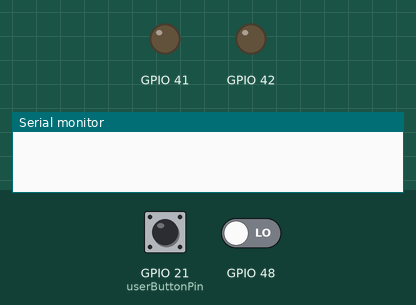
This program was run on a simulated ESP32-S3. On the bench: output pins drawn as LEDs (lit = HIGH), the last lines printed to the serial monitor. Dashed ring = blinking. The inputs (shaded band) are chosen by the test bench; at power-on: GPIO 21 (userButtonPin) HIGH, GPIO 48 LOW. WiFi joins after 1.5 s; servers stay silent unless stated; EEPROM starts erased; pins used as bus, display or sensor lines are not drawn.

Above: at 0.0 s.
At 4.0 s:
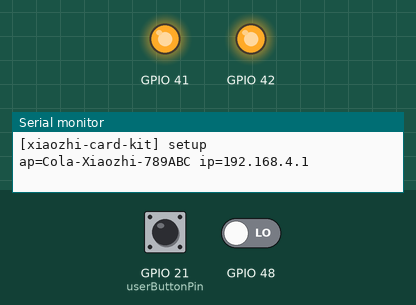
4.1 s: GPIO 21 (userButtonPin) pulsed LOW 2 times (0.12 s each, 0.3 s apart)
At 6.3 s:
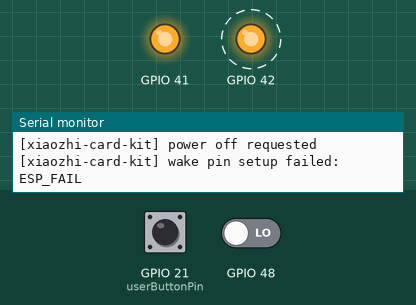
Timing chart, 0 to 7.8 s (numbered marks = the images above; inputs shaded):
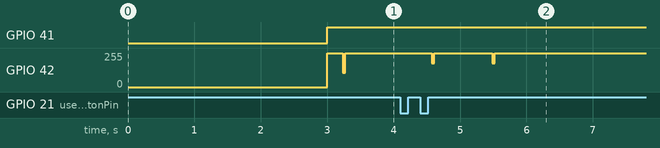

The program:

main.cpp
```cpp
#include <Arduino.h>
#include <WiFi.h>
#include <Wire.h>
#include <esp_sleep.h>

#include "cola_m5/connection_store.h"
#include "cola_m5/provisioning_portal.h"
#include "cola_m5/text.h"
#include "cola_m5/websocket_client.h"
#include "cola_m5/wifi_connect.h"
#include "config.h"
#include "xiaozhi_epaper.h"

namespace {
cola_m5::WebSocketClient colaClient;
cola_m5::ConnectionSettings connectionSettings;
XiaozhiEpaper epaper;

String statusText = "Booting";
String messageTitle = "Ready";
String messageBody = "Starting e-paper target";
size_t messagePage = 0;
bool colaConnected = false;
bool setupLaunchHandled = false;
bool wifiLostShown = false;
unsigned long lastReconnectAttempt = 0;
unsigned long lastHeartbeatAt = 0;

constexpr unsigned long setupHoldMs = 1800;
constexpr unsigned long sendHoldMs = 700;
constexpr unsigned long debounceMs = 30;
constexpr unsigned long doubleClickMs = 420;
constexpr int userButtonPin = 21;
constexpr int sysI2cSdaPin = 2;
constexpr int sysI2cSclPin = 1;
constexpr uint8_t i2cAddrTouch = 0x38;
constexpr uint8_t i2cAddrAudio = 0x18;
constexpr uint8_t i2cAddrCharger = 0x49;
constexpr uint8_t i2cAddrGauge = 0x55;

constexpr uint16_t colorBg = 0xFFFF;
constexpr uint16_t colorPanel = 0xFFFF;
constexpr uint16_t colorInk = 0x0000;
constexpr uint16_t colorMuted = 0x7BEF;
constexpr uint16_t colorLine = 0x39E7;
constexpr uint16_t colorWarn = 0x0000;

constexpr cola_m5::DeviceIdentity deviceIdentity = {
  DEVICE_ID,
  DEVICE_MODEL,
  FIRMWARE_VERSION,
};

const char* quickMessages[] = {
  "Continue",
  "Summarize this",
  "What should I do next?",
  "Stop",
};
constexpr size_t quickMessageCount = sizeof(quickMessages) / sizeof(quickMessages[0]);
size_t quickMessageIndex = 0;

struct ButtonState {
  bool pressed = false;
  bool click = false;
  bool doubleClick = false;
  bool hold = false;
  bool setup = false;
  bool pendingClick = false;
  bool holdReported = false;
  bool setupReported = false;
  unsigned long pressedAt = 0;
  unsigned long releasedAt = 0;
  unsigned long pendingClickAt = 0;
};

ButtonState userButton;

void renderApp();

int displayWidth() {
  int width = epaper.width();
  return width > 0 ? width : 240;
}

int displayHeight() {
  int height = epaper.height();
  return height > 0 ? height : 135;
}

int bodyTextSize() {
  int shortSide = min(displayWidth(), displayHeight());

  if (shortSide >= 520) {
    return 3;
  }

  if (shortSide >= 240) {
    return 2;
  }

  return 1;
}

int smallTextSize() {
  return min(displayWidth(), displayHeight()) >= 360 ? 2 : 1;
}

int lineHeightFor(int textSize) {
  return (textSize * 8) + max(4, textSize * 3);
}

int textPixelWidth(const String& text, int textSize) {
  return static_cast<int>(text.length()) * 6 * textSize;
}

int headerHeight() {
  return 58 + ((smallTextSize() - 1) * 18);
}

int footerTop() {
  return displayHeight() - 42;
}

int messagePanelTop() {
  return headerHeight() + 8;
}

int messageBodyTop() {
  return messagePanelTop() + 34;
}

size_t charsPerLineFor(int maxWidth, int textSize) {
  int charWidth = max(6, textSize * 6);
  int chars = maxWidth / charWidth;
  return chars > 8 ? static_cast<size_t>(chars) : 8;
}

uint8_t bodyLineCount() {
  int top = messageBodyTop();
  int bottom = footerTop() - 12;
  int usable = max(24, bottom - top);
  int lines = usable / lineHeightFor(bodyTextSize());
  return lines > 1 ? static_cast<uint8_t>(lines) : 1;
}

size_t messageCharsPerPage() {
  int maxWidth = displayWidth() - 32;
  return charsPerLineFor(maxWidth, bodyTextSize()) * bodyLineCount();
}

size_t messagePageCount() {
  return cola_m5::pageCountFor(cola_m5::normalizeText(messageBody, true), messageCharsPerPage());
}

String currentMessagePageText() {
  String normalized = cola_m5::normalizeText(messageBody, true);
  size_t charsPerPage = messageCharsPerPage();
  size_t pages = cola_m5::pageCountFor(normalized, charsPerPage);

  if (messagePage >= pages) {
    messagePage = pages - 1;
  }

  size_t start = messagePage * charsPerPage;
  size_t end = min(start + charsPerPage, static_cast<size_t>(normalized.length()));
  return normalized.substring(start, end);
}

const char* boardName() {
  return "XiaozhiCard";
}

const char* statusLabel() {
  if (colaConnected) {
    return "ONLINE";
  }

  if (WiFi.status() == WL_CONNECTED) {
    return "WIFI";
  }

  return "SETUP";
}

void flushDisplay() {
  epaper.display();
}

void updateUserButton() {
  userButton.click = false;
  userButton.doubleClick = false;
  userButton.hold = false;
  userButton.setup = false;

  bool pressed = digitalRead(userButtonPin) == LOW;
  unsigned long now = millis();

  if (pressed && !userButton.pressed) {
    if (now - userButton.releasedAt < debounceMs) {
      return;
    }
    userButton.pressed = true;
    userButton.pressedAt = now;
    return;
  }

  if (!pressed && userButton.pressed) {
    userButton.pressed = false;
    userButton.releasedAt = now;
    unsigned long duration = now - userButton.pressedAt;

    if (duration >= setupHoldMs) {
      userButton.pendingClick = false;
      userButton.setup = true;
    } else if (duration >= sendHoldMs) {
      userButton.pendingClick = false;
      userButton.hold = true;
    } else if (duration >= debounceMs) {
      if (userButton.pendingClick && now - userButton.pendingClickAt <= doubleClickMs) {
        userButton.pendingClick = false;
        userButton.doubleClick = true;
      } else {
        userButton.pendingClick = true;
        userButton.pendingClickAt = now;
      }
    }
  }

  if (
    userButton.pendingClick &&
    !userButton.pressed &&
    now - userButton.pendingClickAt > doubleClickMs
  ) {
    userButton.pendingClick = false;
    userButton.click = true;
  }
}

void skipLeadingBreaks(String& text) {
  while (text.length() > 0) {
    char c = text.charAt(0);

    if (c != ' ' && c != '\n' && c != '\t') {
      return;
    }

    text.remove(0, 1);
  }
}

void drawWrappedText(
  String text,
  int x,
  int y,
  int maxWidth,
  int textSize,
  uint8_t maxLines,
  uint16_t color = colorInk,
  uint16_t background = colorPanel
) {
  text = cola_m5::normalizeText(text, true);
  size_t charsPerLine = charsPerLineFor(maxWidth, textSize);
  int lineHeight = lineHeightFor(textSize);
  epaper.setTextSize(textSize);
  epaper.setTextColor(color, background);

  for (uint8_t line = 0; line < maxLines; ++line) {
    if (text.length() == 0) {
      return;
    }

    size_t take = min(charsPerLine, static_cast<size_t>(text.length()));
    int newlineIndex = text.indexOf('\n');
    size_t breakAt = take;

    if (newlineIndex >= 0 && static_cast<size_t>(newlineIndex) < take) {
      breakAt = static_cast<size_t>(newlineIndex);
    } else if (text.length() > take) {
      int lastSpace = -1;

      for (size_t i = 0; i < take; ++i) {
        if (text.charAt(i) == ' ') {
          lastSpace = static_cast<int>(i);
        }
      }

      if (lastSpace > 4) {
        breakAt = static_cast<size_t>(lastSpace);
      }
    }

    String current = text.substring(0, breakAt);
    text = newlineIndex >= 0 && static_cast<size_t>(newlineIndex) == breakAt
      ? text.substring(breakAt + 1)
      : text.substring(breakAt);
    skipLeadingBreaks(text);

    epaper.setCursor(x, y + line * lineHeight);
    epaper.print(current);
  }
}

void drawHeader() {
  int width = displayWidth();
  int smallSize = smallTextSize();
  int titleSize = smallSize + 1;
  int margin = 10;
  int lineY = headerHeight() - 1;
  String status = statusLabel();
  String board = boardName();
  String dimensions = String(displayWidth()) + "x" + String(displayHeight());
  int statusPaddingX = 8 * smallSize;
  int statusTextWidth = textPixelWidth(status, smallSize);
  int pillWidth = max(44 * smallSize, statusTextWidth + statusPaddingX * 2);
  int pillHeight = max(18, (8 * smallSize) + 10);
  int pillX = max(margin, width - pillWidth - margin);
  int titleMaxWidth = max(0, pillX - (margin * 2));
  int resolvedTitleSize = titleSize;

  if (textPixelWidth("Cola M5", resolvedTitleSize) > titleMaxWidth && resolvedTitleSize > 1) {
    resolvedTitleSize = 1;
  }

  epaper.drawFastHLine(0, lineY, width, colorLine);
  epaper.setTextSize(resolvedTitleSize);
  epaper.setTextColor(colorInk, colorBg);
  epaper.setCursor(margin, 8);
  epaper.print("Cola M5");

  epaper.setTextSize(smallSize);
  epaper.setTextColor(colorInk, colorBg);
  int dimensionsWidth = textPixelWidth(dimensions, smallSize);
  int dimensionsX = max(margin, width - dimensionsWidth - margin);
  int boardMaxWidth = max(8, dimensionsX - (margin * 2));
  epaper.setCursor(margin, 36 + ((smallSize - 1) * 12));
  epaper.print(cola_m5::compactText(board, charsPerLineFor(boardMaxWidth, smallSize)));
  epaper.setCursor(dimensionsX, 36 + ((smallSize - 1) * 12));
  epaper.print(dimensions);

  epaper.drawRoundRect(pillX, 8, pillWidth, pillHeight, 4, colorInk);
  epaper.setCursor(pillX + statusPaddingX, 8 + ((pillHeight - (8 * smallSize)) / 2));
  epaper.print(status);
}

void drawMessagePanel() {
  int width = displayWidth();
  int textSize = bodyTextSize();
  int smallSize = smallTextSize();
  int top = messagePanelTop();
  int bottom = footerTop();
  String body = currentMessagePageText();
  size_t pages = messagePageCount();

  epaper.drawRoundRect(8, top, width - 16, max(34, bottom - top - 8), 4, colorInk);
  epaper.setTextSize(smallSize);
  epaper.setTextColor(colorInk, colorBg);
  epaper.setCursor(18, top + 10);
  epaper.print(cola_m5::compactText(messageTitle, pages > 1 ? 18 : 28));

  if (pages > 1) {
    epaper.setCursor(width - 58, top + 10);
    epaper.print(messagePage + 1);
    epaper.print("/");
    epaper.print(pages);
  }

  drawWrappedText(body, 18, messageBodyTop(), width - 36, textSize, bodyLineCount());
}

void drawFooter() {
  int width = displayWidth();
  int height = displayHeight();
  int textSize = smallTextSize();
  String shortcut = quickMessages[quickMessageIndex];

  epaper.drawFastHLine(0, height - 42, width, colorLine);
  epaper.setTextSize(textSize);
  epaper.setTextColor(colorInk, colorBg);
  epaper.setCursor(12, height - 29);
  epaper.print("NEXT ");
  epaper.print(quickMessageIndex + 1);
  epaper.print("/");
  epaper.print(quickMessageCount);
  epaper.print(" ");
  epaper.print(cola_m5::compactText(shortcut, charsPerLineFor(width - 120, textSize)));
  epaper.setCursor(max(12, width - 58), height - 29);
  epaper.print("SEND");
}

void renderApp() {
  epaper.waitDisplay();
  epaper.startWrite();
  epaper.fillScreen(colorBg);
  drawHeader();
  drawMessagePanel();
  drawFooter();
  epaper.endWrite();
  flushDisplay();
}

void setMessage(const char* title, const String& body, uint16_t = colorInk) {
  messageTitle = title;
  messageBody = body;
  messagePage = 0;
  renderApp();
}

void drawStatus(const char* line1, const char* line2 = nullptr) {
  String body = line2 == nullptr ? "" : line2;

  if (body.length() == 0) {
    body = statusText;
  }

  setMessage(line1, body);
}

void powerOff() {
  Serial.println("[xiaozhi-card-kit] power off requested");
  esp_sleep_disable_wakeup_source(ESP_SLEEP_WAKEUP_ALL);

  gpio_num_t wakePin = static_cast<gpio_num_t>(userButtonPin);
  esp_err_t wakeResult = ESP_ERR_INVALID_ARG;

  if (esp_sleep_is_valid_wakeup_gpio(wakePin)) {
    wakeResult = esp_sleep_enable_ext0_wakeup(wakePin, 0);
  }

  if (wakeResult != ESP_OK) {
    Serial.printf("[xiaozhi-card-kit] wake pin setup failed: %s\n", esp_err_to_name(wakeResult));
    setMessage("Power off failed", "Back key cannot wake");
    delay(900);
    renderApp();
    return;
  }

  setMessage("Power off", "Press back key to wake");
  delay(300);

  colaClient.disconnect();
  WiFi.disconnect(true);
  WiFi.mode(WIFI_OFF);
  btStop();

  Serial.flush();
  esp_deep_sleep_start();
}

void handlePowerShortcut() {
  if (userButton.doubleClick) {
    powerOff();
  }
}

void showIncomingText(const char* prefix, const char* text) {
  setMessage(prefix, text);
}

void handlePluginEvent(const cola_m5::PluginEvent& event) {
  switch (event.type) {
    case cola_m5::PluginEventType::Reply:
      showIncomingText(event.title.c_str(), event.text.c_str());
      break;
    case cola_m5::PluginEventType::Status:
      statusText = event.text;
      colaConnected = event.connected;
      drawStatus("cola-m5", statusText.c_str());
      delay(700);
      renderApp();
      break;
    case cola_m5::PluginEventType::Error:
    case cola_m5::PluginEventType::Invalid:
      showIncomingText(event.title.c_str(), event.text.c_str());
      break;
    case cola_m5::PluginEventType::Unknown:
    default:
      break;
  }
}

bool runSetupPortal() {
  String apSsid = cola_m5::makeProvisioningApSsid("Cola-Xiaozhi");
  cola_m5::ProvisioningPortalConfig config;
  config.apSsid = apSsid.c_str();
  config.deviceName = "Cola Xiaozhi Card Kit";
  config.defaultColaHost = COLA_HOST;
  config.defaultColaPort = COLA_PORT;

  cola_m5::ProvisioningPortalCallbacks callbacks;
  callbacks.onStarted = [](const String& ssid, const IPAddress& ip) {
    String body = "Wi-Fi AP:\n";
    body += ssid;
    body += "\nOpen:\nhttp://";
    body += ip.toString();
    Serial.printf("[xiaozhi-card-kit] setup ap=%s ip=%s\n", ssid.c_str(), ip.toString().c_str());
    setMessage("Setup AP", body);
  };
  callbacks.onStatus = [](const char* title, const String& body) {
    setMessage(title, body);
  };
  callbacks.onUpdate = []() {
    updateUserButton();
    handlePowerShortcut();
  };

  return cola_m5::runProvisioningPortal(config, callbacks);
}

void loadSettings() {
  connectionSettings = cola_m5::loadConnectionSettings(COLA_HOST, COLA_PORT);
}

bool needsProvisioning() {
  return !cola_m5::hasWiFiCredentials(connectionSettings.wifi) ||
         !cola_m5::hasColaEndpoint(connectionSettings);
}

void ensureProvisioned() {
  loadSettings();

  while (needsProvisioning()) {
    runSetupPortal();
    loadSettings();
  }
}

bool connectConfiguredWiFi() {
  cola_m5::WiFiConnectCallbacks callbacks;
  callbacks.onStatus = [](const char* title, const String& body) {
    drawStatus(title, body.c_str());
  };
  callbacks.onUpdate = []() {
    updateUserButton();
    handlePowerShortcut();
  };

  if (!cola_m5::connectWiFi(connectionSettings.wifi, callbacks)) {
    colaConnected = false;
    setMessage("Wi-Fi failed", "Starting setup portal");
    delay(1200);
    return false;
  }

  wifiLostShown = false;
  drawStatus("Wi-Fi connected", WiFi.localIP().toString().c_str());
  delay(700);
  return true;
}

void setupWiFi() {
  while (!connectConfiguredWiFi()) {
    runSetupPortal();
    loadSettings();
  }
}

void connectCola() {
  if (!cola_m5::hasColaEndpoint(connectionSettings)) {
    colaConnected = false;
    setMessage("Cola host empty", "Run setup portal");
    return;
  }

  cola_m5::WebSocketClientCallbacks callbacks;
  callbacks.onConnected = []() {
    colaConnected = true;
    drawStatus("Connected", "Registering device...");
  };
  callbacks.onDisconnected = []() {
    colaConnected = false;
    drawStatus("Disconnected", "Reconnecting...");
  };
  callbacks.onEvent = handlePluginEvent;

  colaClient.begin(connectionSettings, deviceIdentity, callbacks);
}

void nextMessagePage() {
  size_t pages = messagePageCount();

  if (pages <= 1) {
    return;
  }

  messagePage = (messagePage + 1) % pages;
  renderApp();
}

void previousMessagePage() {
  size_t pages = messagePageCount();

  if (pages <= 1) {
    return;
  }

  messagePage = messagePage == 0 ? pages - 1 : messagePage - 1;
  renderApp();
}

void nextQuickMessage() {
  quickMessageIndex = (quickMessageIndex + 1) % quickMessageCount;
  renderApp();
}

void sendQuickMessage() {
  String text = quickMessages[quickMessageIndex];

  if (!colaConnected) {
    drawStatus("Cola offline", "Message not sent");
    delay(700);
    renderApp();
    return;
  }

  colaClient.sendMessage(text);
  showIncomingText("Sent", text.c_str());
}

void startManualSetup() {
  setMessage("Setup mode", "Starting setup portal");
  delay(400);

  if (runSetupPortal()) {
    ESP.restart();
  }

  renderApp();
}

void handleButtons() {
  updateUserButton();

  if (userButton.doubleClick) {
    powerOff();
    return;
  }

  if (userButton.setup && !setupLaunchHandled) {
    setupLaunchHandled = true;
    startManualSetup();
    return;
  }

  if (!userButton.pressed) {
    setupLaunchHandled = false;
  }

  if (userButton.click) {
    if (messagePageCount() > 1) {
      nextMessagePage();
    } else {
      nextQuickMessage();
    }
    return;
  }

  if (userButton.hold) {
    sendQuickMessage();
  }
}

void handleTouch() {
}

void logBootInfo() {
  Serial.printf(
    "[xiaozhi-card-kit] board=%s display=%dx%d epd_mode=0x%02X psram=%s size=%u free=%u\n",
    boardName(),
    displayWidth(),
    displayHeight(),
    epaper.getEpdMode(),
    psramFound() ? "yes" : "no",
    static_cast<unsigned>(ESP.getPsramSize()),
    static_cast<unsigned>(ESP.getFreePsram())
  );
}

void logI2CScan() {
  bool found[120] = {};
  bool any = false;

  Serial.printf(
    "[xiaozhi-card-kit] i2c sys sda=%d scl=%d expected=0x%02X,0x%02X,0x%02X,0x%02X addr=",
    sysI2cSdaPin,
    sysI2cSclPin,
    i2cAddrAudio,
    i2cAddrTouch,
    i2cAddrCharger,
    i2cAddrGauge
  );

  for (uint8_t addr = 0x08; addr < 0x78; ++addr) {
    Wire.beginTransmission(addr);
    found[addr] = Wire.endTransmission() == 0;
  }

  for (uint8_t addr = 0x08; addr < 0x78; ++addr) {
    if (!found[addr]) {
      continue;
    }

    if (any) {
      Serial.print(",");
    }

    Serial.printf("0x%02X", addr);
    any = true;
  }

  if (!any) {
    Serial.print("-");
  }

  Serial.println();
}

void logHeartbeat() {
  Serial.printf(
    "[xiaozhi-card-kit] heartbeat board=%s display=%dx%d wifi=%d cola=%d psram=%s free=%u\n",
    boardName(),
    displayWidth(),
    displayHeight(),
    static_cast<int>(WiFi.status()),
    colaConnected ? 1 : 0,
    psramFound() ? "yes" : "no",
    static_cast<unsigned>(ESP.getFreePsram())
  );
}
}  // namespace

void setup() {
  Serial.begin(115200);
  delay(3000);
  Serial.println();
  Serial.println("[xiaozhi-card-kit] boot");

  pinMode(userButtonPin, INPUT_PULLUP);
  Wire.begin(sysI2cSdaPin, sysI2cSclPin);
  Wire.setClock(100000);

  if (!epaper.begin()) {
    Serial.println("[xiaozhi-card-kit] epaper init failed");
  }

  epaper.setTextScroll(false);
  epaper.setBrightness(128);

  delay(150);
  logBootInfo();
  logI2CScan();
  renderApp();
  ensureProvisioned();
  setupWiFi();
  connectCola();
  renderApp();
}

void loop() {
  colaClient.loop();

  if (WiFi.status() != WL_CONNECTED) {
    colaConnected = false;
    cola_m5::reconnectWiFiIfNeeded(lastReconnectAttempt);

    if (!wifiLostShown) {
      wifiLostShown = true;
      drawStatus("Wi-Fi lost", "Reconnecting...");
    }
  } else {
    wifiLostShown = false;
  }

  handleButtons();
  handleTouch();

  unsigned long now = millis();
  if (now - lastHeartbeatAt > 5000) {
    lastHeartbeatAt = now;
    logHeartbeat();
  }
}
```

Source omitted: xiaozhi_epaper.cpp (9302 bytes), xiaozhi_epaper.h (1878 bytes), config.h (178 bytes)

Measured:
- after the input at 4.1 s, GPIO 42: alternates 255/255 for 0.87 s and 180/255 for 0.04 s, 4 changes in all, then stays 255/255, starting after 0.47 s
